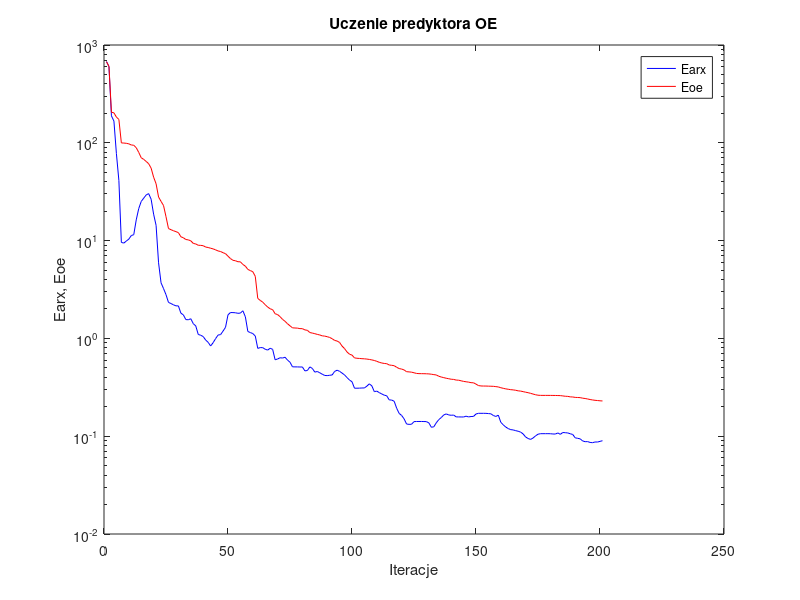
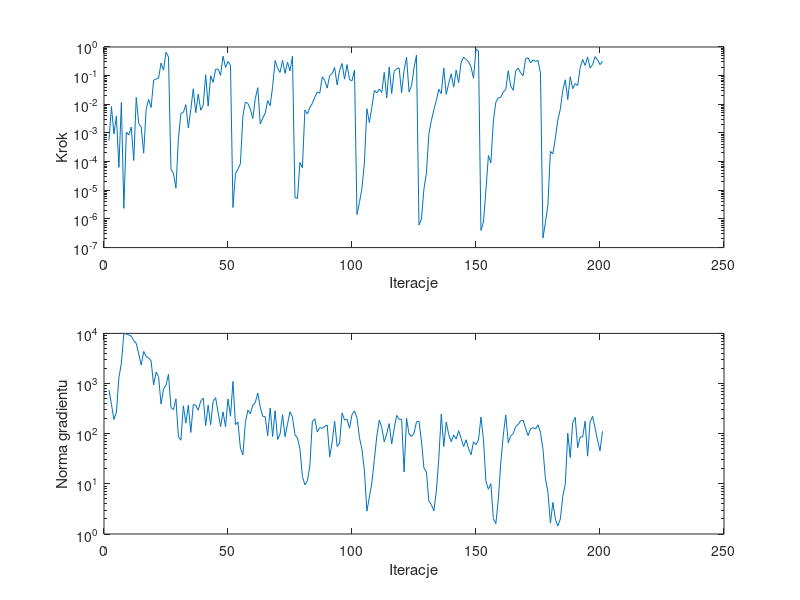

Write the MATLAB code that produced these figures, in order.
%uczenie predyktora oe
clear all;
n=0; farx(n+1)=6.781867e+002; foe(n+1)=6.754259e+002; wspucz(n+1)=0.000000e+000; ng(n+1)=0.000000e+000;
%odnowa zmiennej metryki
n=1; farx(n+1)=6.017715e+002; foe(n+1)=6.044201e+002; krok(n+1)=5.465324e-004; ng(n+1)=7.419947e+002;
n=2; farx(n+1)=1.885517e+002; foe(n+1)=2.052691e+002; krok(n+1)=8.324349e-003; ng(n+1)=3.855694e+002;
n=3; farx(n+1)=1.667176e+002; foe(n+1)=2.026150e+002; krok(n+1)=9.152390e-004; ng(n+1)=1.914965e+002;
n=4; farx(n+1)=7.756121e+001; foe(n+1)=1.831471e+002; krok(n+1)=3.965212e-003; ng(n+1)=2.685958e+002;
n=5; farx(n+1)=4.108307e+001; foe(n+1)=1.733250e+002; krok(n+1)=6.293327e-005; ng(n+1)=1.302258e+003;
n=6; farx(n+1)=9.579618e+000; foe(n+1)=9.975490e+001; krok(n+1)=1.154146e-002; ng(n+1)=2.549229e+003;
n=7; farx(n+1)=9.431721e+000; foe(n+1)=9.941686e+001; krok(n+1)=2.349982e-006; ng(n+1)=9.856219e+003;
n=8; farx(n+1)=9.897086e+000; foe(n+1)=9.881535e+001; krok(n+1)=1.059163e-003; ng(n+1)=9.790029e+003;
n=9; farx(n+1)=1.035103e+001; foe(n+1)=9.761504e+001; krok(n+1)=8.566255e-004; ng(n+1)=9.254272e+003;
n=10; farx(n+1)=1.125995e+001; foe(n+1)=9.503432e+001; krok(n+1)=1.597633e-003; ng(n+1)=8.814530e+003;
n=11; farx(n+1)=1.150575e+001; foe(n+1)=9.438061e+001; krok(n+1)=1.093892e-004; ng(n+1)=7.171151e+003;
n=12; farx(n+1)=1.629909e+001; foe(n+1)=8.904837e+001; krok(n+1)=1.740861e-002; ng(n+1)=6.331879e+003;
n=13; farx(n+1)=2.123637e+001; foe(n+1)=7.985235e+001; krok(n+1)=2.104259e-003; ng(n+1)=3.866798e+003;
n=14; farx(n+1)=2.512380e+001; foe(n+1)=7.039143e+001; krok(n+1)=1.606327e-003; ng(n+1)=2.336459e+003;
n=15; farx(n+1)=2.714255e+001; foe(n+1)=6.768940e+001; krok(n+1)=1.976315e-004; ng(n+1)=4.371344e+003;
n=16; farx(n+1)=2.926710e+001; foe(n+1)=6.450874e+001; krok(n+1)=6.757425e-003; ng(n+1)=3.461288e+003;
n=17; farx(n+1)=3.023741e+001; foe(n+1)=6.112521e+001; krok(n+1)=1.486332e-002; ng(n+1)=3.217476e+003;
n=18; farx(n+1)=2.650744e+001; foe(n+1)=5.508755e+001; krok(n+1)=7.712744e-003; ng(n+1)=2.813551e+003;
n=19; farx(n+1)=1.865360e+001; foe(n+1)=4.455251e+001; krok(n+1)=6.939329e-002; ng(n+1)=9.353494e+002;
n=20; farx(n+1)=1.432274e+001; foe(n+1)=3.811739e+001; krok(n+1)=7.596282e-002; ng(n+1)=1.684378e+003;
n=21; farx(n+1)=5.930231e+000; foe(n+1)=2.790643e+001; krok(n+1)=8.172294e-002; ng(n+1)=1.371614e+003;
n=22; farx(n+1)=3.702085e+000; foe(n+1)=2.517618e+001; krok(n+1)=2.745822e-001; ng(n+1)=3.889324e+002;
n=23; farx(n+1)=3.233563e+000; foe(n+1)=2.285311e+001; krok(n+1)=1.548452e-001; ng(n+1)=7.771906e+002;
n=24; farx(n+1)=2.799834e+000; foe(n+1)=1.756171e+001; krok(n+1)=6.614848e-001; ng(n+1)=9.304559e+002;
n=25; farx(n+1)=2.333414e+000; foe(n+1)=1.328685e+001; krok(n+1)=4.500546e-001; ng(n+1)=1.528302e+003;
%odnowa zmiennej metryki
n=26; farx(n+1)=2.272804e+000; foe(n+1)=1.292788e+001; krok(n+1)=5.394830e-005; ng(n+1)=3.341572e+002;
n=27; farx(n+1)=2.205809e+000; foe(n+1)=1.261580e+001; krok(n+1)=3.923493e-005; ng(n+1)=2.997757e+002;
n=28; farx(n+1)=2.152392e+000; foe(n+1)=1.235018e+001; krok(n+1)=1.178746e-005; ng(n+1)=4.960654e+002;
n=29; farx(n+1)=2.149101e+000; foe(n+1)=1.206612e+001; krok(n+1)=6.250570e-004; ng(n+1)=8.678254e+001;
n=30; farx(n+1)=1.811681e+000; foe(n+1)=1.094004e+001; krok(n+1)=4.777659e-003; ng(n+1)=7.426965e+001;
n=31; farx(n+1)=1.739901e+000; foe(n+1)=1.069459e+001; krok(n+1)=5.241643e-003; ng(n+1)=3.596690e+002;
n=32; farx(n+1)=1.556862e+000; foe(n+1)=1.026016e+001; krok(n+1)=9.739153e-003; ng(n+1)=1.625256e+002;
n=33; farx(n+1)=1.551604e+000; foe(n+1)=1.017128e+001; krok(n+1)=1.486486e-003; ng(n+1)=3.705384e+002;
n=34; farx(n+1)=1.588568e+000; foe(n+1)=9.947366e+000; krok(n+1)=6.606617e-003; ng(n+1)=1.056977e+002;
n=35; farx(n+1)=1.415079e+000; foe(n+1)=9.361095e+000; krok(n+1)=3.481722e-002; ng(n+1)=3.802284e+002;
n=36; farx(n+1)=1.340769e+000; foe(n+1)=9.240049e+000; krok(n+1)=5.097234e-003; ng(n+1)=3.717155e+002;
n=37; farx(n+1)=1.097628e+000; foe(n+1)=8.962083e+000; krok(n+1)=2.272818e-002; ng(n+1)=2.935302e+002;
n=38; farx(n+1)=1.076892e+000; foe(n+1)=8.937804e+000; krok(n+1)=6.227174e-003; ng(n+1)=4.476755e+002;
n=39; farx(n+1)=1.044574e+000; foe(n+1)=8.867848e+000; krok(n+1)=9.201482e-003; ng(n+1)=5.130498e+002;
n=40; farx(n+1)=9.618165e-001; foe(n+1)=8.589791e+000; krok(n+1)=1.071906e-001; ng(n+1)=1.439656e+002;
n=41; farx(n+1)=9.115435e-001; foe(n+1)=8.502214e+000; krok(n+1)=8.625805e-003; ng(n+1)=3.714796e+002;
n=42; farx(n+1)=8.361686e-001; foe(n+1)=8.353591e+000; krok(n+1)=9.907791e-002; ng(n+1)=1.509786e+002;
n=43; farx(n+1)=9.044546e-001; foe(n+1)=8.230415e+000; krok(n+1)=5.801457e-002; ng(n+1)=4.399063e+002;
n=44; farx(n+1)=9.954608e-001; foe(n+1)=8.039857e+000; krok(n+1)=1.674643e-001; ng(n+1)=5.229076e+002;
n=45; farx(n+1)=1.082594e+000; foe(n+1)=7.840385e+000; krok(n+1)=1.686145e-001; ng(n+1)=2.674249e+002;
n=46; farx(n+1)=1.092842e+000; foe(n+1)=7.733413e+000; krok(n+1)=1.024472e-001; ng(n+1)=1.378227e+002;
n=47; farx(n+1)=1.187701e+000; foe(n+1)=7.523082e+000; krok(n+1)=4.787134e-001; ng(n+1)=2.719530e+002;
n=48; farx(n+1)=1.298825e+000; foe(n+1)=7.352747e+000; krok(n+1)=1.934788e-001; ng(n+1)=1.374093e+002;
n=49; farx(n+1)=1.743418e+000; foe(n+1)=6.923270e+000; krok(n+1)=3.123324e-001; ng(n+1)=4.923509e+002;
n=50; farx(n+1)=1.838690e+000; foe(n+1)=6.547739e+000; krok(n+1)=2.278082e-001; ng(n+1)=2.230643e+002;
%odnowa zmiennej metryki
n=51; farx(n+1)=1.836117e+000; foe(n+1)=6.289041e+000; krok(n+1)=2.499886e-006; ng(n+1)=1.104137e+003;
n=52; farx(n+1)=1.828742e+000; foe(n+1)=6.225408e+000; krok(n+1)=3.801771e-005; ng(n+1)=1.513256e+002;
n=53; farx(n+1)=1.805795e+000; foe(n+1)=6.080716e+000; krok(n+1)=5.446254e-005; ng(n+1)=1.708210e+002;
n=54; farx(n+1)=1.814862e+000; foe(n+1)=6.067703e+000; krok(n+1)=8.414879e-005; ng(n+1)=5.194653e+001;
n=55; farx(n+1)=1.916119e+000; foe(n+1)=5.701238e+000; krok(n+1)=3.870712e-003; ng(n+1)=3.766950e+001;
n=56; farx(n+1)=1.663497e+000; foe(n+1)=5.480858e+000; krok(n+1)=1.193441e-002; ng(n+1)=1.669002e+002;
n=57; farx(n+1)=1.176908e+000; foe(n+1)=5.076417e+000; krok(n+1)=1.071180e-002; ng(n+1)=2.949917e+002;
n=58; farx(n+1)=1.147557e+000; foe(n+1)=4.936667e+000; krok(n+1)=6.764823e-003; ng(n+1)=2.503273e+002;
n=59; farx(n+1)=1.120852e+000; foe(n+1)=4.810470e+000; krok(n+1)=3.176507e-003; ng(n+1)=3.703299e+002;
n=60; farx(n+1)=1.057723e+000; foe(n+1)=4.309575e+000; krok(n+1)=1.586747e-002; ng(n+1)=4.188591e+002;
n=61; farx(n+1)=7.908142e-001; foe(n+1)=2.563851e+000; krok(n+1)=3.798141e-002; ng(n+1)=6.492893e+002;
n=62; farx(n+1)=8.053575e-001; foe(n+1)=2.446373e+000; krok(n+1)=2.045232e-003; ng(n+1)=3.407533e+002;
n=63; farx(n+1)=8.044508e-001; foe(n+1)=2.346660e+000; krok(n+1)=3.303815e-003; ng(n+1)=2.224166e+002;
n=64; farx(n+1)=7.746038e-001; foe(n+1)=2.211874e+000; krok(n+1)=4.884963e-003; ng(n+1)=2.183580e+002;
n=65; farx(n+1)=7.595664e-001; foe(n+1)=2.091472e+000; krok(n+1)=1.350758e-002; ng(n+1)=9.100941e+001;
n=66; farx(n+1)=7.933845e-001; foe(n+1)=2.009043e+000; krok(n+1)=8.988693e-003; ng(n+1)=3.252714e+002;
n=67; farx(n+1)=7.728379e-001; foe(n+1)=1.966484e+000; krok(n+1)=4.166678e-002; ng(n+1)=8.755063e+001;
n=68; farx(n+1)=6.045655e-001; foe(n+1)=1.787290e+000; krok(n+1)=3.372291e-001; ng(n+1)=2.888794e+002;
n=69; farx(n+1)=6.159473e-001; foe(n+1)=1.752271e+000; krok(n+1)=1.778431e-001; ng(n+1)=7.650781e+001;
n=70; farx(n+1)=6.341935e-001; foe(n+1)=1.667747e+000; krok(n+1)=1.294730e-001; ng(n+1)=9.830339e+001;
n=71; farx(n+1)=6.298080e-001; foe(n+1)=1.565000e+000; krok(n+1)=3.404866e-001; ng(n+1)=2.400192e+002;
n=72; farx(n+1)=6.417542e-001; foe(n+1)=1.495129e+000; krok(n+1)=1.202721e-001; ng(n+1)=8.722396e+001;
n=73; farx(n+1)=6.003564e-001; foe(n+1)=1.411339e+000; krok(n+1)=2.935451e-001; ng(n+1)=1.552197e+002;
n=74; farx(n+1)=5.705787e-001; foe(n+1)=1.345172e+000; krok(n+1)=1.467726e-001; ng(n+1)=2.742045e+002;
n=75; farx(n+1)=5.122114e-001; foe(n+1)=1.282542e+000; krok(n+1)=4.819709e-001; ng(n+1)=2.123816e+002;
%odnowa zmiennej metryki
n=76; farx(n+1)=5.114065e-001; foe(n+1)=1.277560e+000; krok(n+1)=5.607521e-006; ng(n+1)=9.557696e+001;
n=77; farx(n+1)=5.112430e-001; foe(n+1)=1.273952e+000; krok(n+1)=5.190665e-006; ng(n+1)=8.246024e+001;
n=78; farx(n+1)=5.099657e-001; foe(n+1)=1.258969e+000; krok(n+1)=9.345155e-005; ng(n+1)=5.041666e+001;
n=79; farx(n+1)=5.102818e-001; foe(n+1)=1.258106e+000; krok(n+1)=6.106065e-005; ng(n+1)=1.401521e+001;
n=80; farx(n+1)=4.658299e-001; foe(n+1)=1.221519e+000; krok(n+1)=6.353015e-003; ng(n+1)=9.604526e+000;
n=81; farx(n+1)=4.694203e-001; foe(n+1)=1.210297e+000; krok(n+1)=4.563662e-003; ng(n+1)=1.151856e+001;
n=82; farx(n+1)=5.112576e-001; foe(n+1)=1.147785e+000; krok(n+1)=7.671715e-003; ng(n+1)=2.255407e+001;
n=83; farx(n+1)=4.932750e-001; foe(n+1)=1.133664e+000; krok(n+1)=1.076348e-002; ng(n+1)=1.735054e+002;
n=84; farx(n+1)=4.523023e-001; foe(n+1)=1.117725e+000; krok(n+1)=1.779884e-002; ng(n+1)=1.983909e+002;
n=85; farx(n+1)=4.588632e-001; foe(n+1)=1.099077e+000; krok(n+1)=2.702970e-002; ng(n+1)=1.081827e+002;
n=86; farx(n+1)=4.452743e-001; foe(n+1)=1.084547e+000; krok(n+1)=2.429096e-002; ng(n+1)=1.316112e+002;
n=87; farx(n+1)=4.304774e-001; foe(n+1)=1.062115e+000; krok(n+1)=9.111837e-002; ng(n+1)=1.278743e+002;
n=88; farx(n+1)=4.178211e-001; foe(n+1)=1.055338e+000; krok(n+1)=6.778645e-002; ng(n+1)=1.394366e+002;
n=89; farx(n+1)=4.165549e-001; foe(n+1)=1.041411e+000; krok(n+1)=3.670029e-002; ng(n+1)=1.488778e+002;
n=90; farx(n+1)=4.196572e-001; foe(n+1)=1.022569e+000; krok(n+1)=1.006999e-001; ng(n+1)=3.465300e+001;
n=91; farx(n+1)=4.229675e-001; foe(n+1)=9.925653e-001; krok(n+1)=1.171506e-001; ng(n+1)=6.819157e+001;
n=92; farx(n+1)=4.598743e-001; foe(n+1)=9.534343e-001; krok(n+1)=1.919189e-001; ng(n+1)=1.787563e+002;
n=93; farx(n+1)=4.729312e-001; foe(n+1)=9.402874e-001; krok(n+1)=4.757597e-002; ng(n+1)=5.550982e+001;
n=94; farx(n+1)=4.606225e-001; foe(n+1)=9.084160e-001; krok(n+1)=1.517792e-001; ng(n+1)=6.504937e+001;
n=95; farx(n+1)=4.417455e-001; foe(n+1)=8.342389e-001; krok(n+1)=2.658374e-001; ng(n+1)=2.583071e+002;
n=96; farx(n+1)=4.232915e-001; foe(n+1)=7.863574e-001; krok(n+1)=7.542765e-002; ng(n+1)=1.862992e+002;
n=97; farx(n+1)=3.974142e-001; foe(n+1)=7.264720e-001; krok(n+1)=2.427388e-001; ng(n+1)=1.956203e+002;
n=98; farx(n+1)=3.747972e-001; foe(n+1)=6.891262e-001; krok(n+1)=7.233428e-002; ng(n+1)=1.281756e+002;
n=99; farx(n+1)=3.606603e-001; foe(n+1)=6.749235e-001; krok(n+1)=6.601690e-002; ng(n+1)=2.402811e+002;
n=100; farx(n+1)=3.095996e-001; foe(n+1)=6.321056e-001; krok(n+1)=1.566030e-001; ng(n+1)=2.843907e+002;
%odnowa zmiennej metryki
n=101; farx(n+1)=3.095462e-001; foe(n+1)=6.263914e-001; krok(n+1)=1.430267e-006; ng(n+1)=2.090297e+002;
n=102; farx(n+1)=3.100468e-001; foe(n+1)=6.238626e-001; krok(n+1)=3.744041e-006; ng(n+1)=8.377233e+001;
n=103; farx(n+1)=3.112642e-001; foe(n+1)=6.202907e-001; krok(n+1)=1.143043e-005; ng(n+1)=4.875858e+001;
n=104; farx(n+1)=3.113679e-001; foe(n+1)=6.184504e-001; krok(n+1)=9.108681e-005; ng(n+1)=1.849421e+001;
n=105; farx(n+1)=3.251113e-001; foe(n+1)=6.146054e-001; krok(n+1)=7.032104e-003; ng(n+1)=2.857086e+000;
n=106; farx(n+1)=3.430933e-001; foe(n+1)=6.094716e-001; krok(n+1)=2.307756e-003; ng(n+1)=5.443265e+000;
n=107; farx(n+1)=3.269187e-001; foe(n+1)=6.026189e-001; krok(n+1)=7.697697e-003; ng(n+1)=1.042313e+001;
n=108; farx(n+1)=2.854957e-001; foe(n+1)=5.947299e-001; krok(n+1)=3.039298e-002; ng(n+1)=3.027505e+001;
n=109; farx(n+1)=2.890924e-001; foe(n+1)=5.829662e-001; krok(n+1)=2.502768e-002; ng(n+1)=8.987474e+001;
n=110; farx(n+1)=2.789628e-001; foe(n+1)=5.696034e-001; krok(n+1)=3.377159e-002; ng(n+1)=1.874044e+002;
n=111; farx(n+1)=2.703697e-001; foe(n+1)=5.604740e-001; krok(n+1)=2.580064e-002; ng(n+1)=1.332333e+002;
n=112; farx(n+1)=2.628048e-001; foe(n+1)=5.545292e-001; krok(n+1)=1.288588e-001; ng(n+1)=6.867051e+001;
n=113; farx(n+1)=2.590463e-001; foe(n+1)=5.514829e-001; krok(n+1)=1.688698e-002; ng(n+1)=1.001117e+002;
n=114; farx(n+1)=2.352476e-001; foe(n+1)=5.348133e-001; krok(n+1)=2.010759e-001; ng(n+1)=1.590806e+002;
n=115; farx(n+1)=2.340942e-001; foe(n+1)=5.306926e-001; krok(n+1)=2.355148e-002; ng(n+1)=6.221067e+001;
n=116; farx(n+1)=2.278114e-001; foe(n+1)=5.259003e-001; krok(n+1)=1.428686e-001; ng(n+1)=1.247646e+002;
n=117; farx(n+1)=1.934121e-001; foe(n+1)=5.069622e-001; krok(n+1)=1.714306e-001; ng(n+1)=2.314266e+002;
n=118; farx(n+1)=1.711076e-001; foe(n+1)=4.917388e-001; krok(n+1)=1.872762e-001; ng(n+1)=1.932214e+002;
n=119; farx(n+1)=1.630322e-001; foe(n+1)=4.858707e-001; krok(n+1)=2.521242e-002; ng(n+1)=1.945790e+002;
n=120; farx(n+1)=1.505763e-001; foe(n+1)=4.760490e-001; krok(n+1)=1.525346e-001; ng(n+1)=1.721758e+001;
n=121; farx(n+1)=1.332822e-001; foe(n+1)=4.566454e-001; krok(n+1)=4.372988e-001; ng(n+1)=2.013359e+002;
n=122; farx(n+1)=1.321408e-001; foe(n+1)=4.546235e-001; krok(n+1)=2.710756e-002; ng(n+1)=9.832497e+001;
n=123; farx(n+1)=1.324994e-001; foe(n+1)=4.516395e-001; krok(n+1)=4.446078e-002; ng(n+1)=8.820016e+001;
n=124; farx(n+1)=1.408861e-001; foe(n+1)=4.452623e-001; krok(n+1)=1.827549e-001; ng(n+1)=1.019676e+002;
n=125; farx(n+1)=1.413948e-001; foe(n+1)=4.384710e-001; krok(n+1)=5.250759e-001; ng(n+1)=1.719544e+002;
%odnowa zmiennej metryki
n=126; farx(n+1)=1.414515e-001; foe(n+1)=4.363908e-001; krok(n+1)=6.137623e-007; ng(n+1)=1.769097e+002;
n=127; farx(n+1)=1.414474e-001; foe(n+1)=4.359835e-001; krok(n+1)=9.769765e-007; ng(n+1)=7.149788e+001;
n=128; farx(n+1)=1.412243e-001; foe(n+1)=4.355853e-001; krok(n+1)=1.115447e-005; ng(n+1)=2.078075e+001;
n=129; farx(n+1)=1.410098e-001; foe(n+1)=4.348401e-001; krok(n+1)=3.953838e-005; ng(n+1)=1.716795e+001;
n=130; farx(n+1)=1.366990e-001; foe(n+1)=4.334743e-001; krok(n+1)=9.413494e-004; ng(n+1)=4.517138e+000;
n=131; farx(n+1)=1.233681e-001; foe(n+1)=4.303411e-001; krok(n+1)=2.690870e-003; ng(n+1)=3.839049e+000;
n=132; farx(n+1)=1.249200e-001; foe(n+1)=4.262431e-001; krok(n+1)=6.400909e-003; ng(n+1)=2.883556e+000;
n=133; farx(n+1)=1.373051e-001; foe(n+1)=4.226666e-001; krok(n+1)=1.363820e-002; ng(n+1)=7.128410e+000;
n=134; farx(n+1)=1.477831e-001; foe(n+1)=4.101840e-001; krok(n+1)=3.320390e-002; ng(n+1)=3.263017e+001;
n=135; farx(n+1)=1.551847e-001; foe(n+1)=4.028684e-001; krok(n+1)=2.366103e-002; ng(n+1)=2.461540e+002;
n=136; farx(n+1)=1.650540e-001; foe(n+1)=3.970012e-001; krok(n+1)=1.865458e-001; ng(n+1)=5.538899e+001;
n=137; farx(n+1)=1.689554e-001; foe(n+1)=3.913177e-001; krok(n+1)=2.219272e-002; ng(n+1)=1.716602e+002;
n=138; farx(n+1)=1.649789e-001; foe(n+1)=3.870071e-001; krok(n+1)=5.421512e-002; ng(n+1)=9.625818e+001;
n=139; farx(n+1)=1.637117e-001; foe(n+1)=3.823141e-001; krok(n+1)=1.158784e-001; ng(n+1)=6.901816e+001;
n=140; farx(n+1)=1.645048e-001; foe(n+1)=3.808620e-001; krok(n+1)=3.962827e-002; ng(n+1)=9.467915e+001;
n=141; farx(n+1)=1.575893e-001; foe(n+1)=3.749437e-001; krok(n+1)=1.557206e-001; ng(n+1)=7.808658e+001;
n=142; farx(n+1)=1.574604e-001; foe(n+1)=3.737369e-001; krok(n+1)=5.695205e-002; ng(n+1)=1.145148e+002;
n=143; farx(n+1)=1.573376e-001; foe(n+1)=3.685787e-001; krok(n+1)=2.906512e-001; ng(n+1)=8.089622e+001;
n=144; farx(n+1)=1.572385e-001; foe(n+1)=3.633963e-001; krok(n+1)=4.461084e-001; ng(n+1)=5.538617e+001;
n=145; farx(n+1)=1.602631e-001; foe(n+1)=3.602558e-001; krok(n+1)=3.655097e-001; ng(n+1)=7.580808e+001;
n=146; farx(n+1)=1.575135e-001; foe(n+1)=3.571992e-001; krok(n+1)=3.056660e-001; ng(n+1)=5.017034e+001;
n=147; farx(n+1)=1.589615e-001; foe(n+1)=3.526543e-001; krok(n+1)=2.002215e-001; ng(n+1)=3.817001e+001;
n=148; farx(n+1)=1.593570e-001; foe(n+1)=3.516312e-001; krok(n+1)=8.100548e-002; ng(n+1)=6.904766e+001;
n=149; farx(n+1)=1.687321e-001; foe(n+1)=3.408000e-001; krok(n+1)=8.536620e-001; ng(n+1)=6.038857e+001;
n=150; farx(n+1)=1.714321e-001; foe(n+1)=3.293469e-001; krok(n+1)=7.178655e-001; ng(n+1)=7.484987e+001;
%odnowa zmiennej metryki
n=151; farx(n+1)=1.713718e-001; foe(n+1)=3.263889e-001; krok(n+1)=3.971249e-007; ng(n+1)=2.141708e+002;
n=152; farx(n+1)=1.714056e-001; foe(n+1)=3.257856e-001; krok(n+1)=7.800850e-007; ng(n+1)=7.729762e+001;
n=153; farx(n+1)=1.712692e-001; foe(n+1)=3.257067e-001; krok(n+1)=1.017255e-005; ng(n+1)=1.108295e+001;
n=154; farx(n+1)=1.703952e-001; foe(n+1)=3.249378e-001; krok(n+1)=1.631084e-004; ng(n+1)=7.827569e+000;
n=155; farx(n+1)=1.694444e-001; foe(n+1)=3.243228e-001; krok(n+1)=9.108681e-005; ng(n+1)=1.004377e+001;
n=156; farx(n+1)=1.627684e-001; foe(n+1)=3.236155e-001; krok(n+1)=2.634602e-003; ng(n+1)=2.017573e+000;
n=157; farx(n+1)=1.592141e-001; foe(n+1)=3.213555e-001; krok(n+1)=1.189189e-002; ng(n+1)=1.601227e+000;
n=158; farx(n+1)=1.642267e-001; foe(n+1)=3.188581e-001; krok(n+1)=1.675011e-002; ng(n+1)=4.950074e+000;
n=159; farx(n+1)=1.387526e-001; foe(n+1)=3.131264e-001; krok(n+1)=1.776017e-002; ng(n+1)=2.653278e+001;
n=160; farx(n+1)=1.306216e-001; foe(n+1)=3.087420e-001; krok(n+1)=2.733118e-002; ng(n+1)=9.440014e+001;
n=161; farx(n+1)=1.240313e-001; foe(n+1)=3.047323e-001; krok(n+1)=3.280985e-002; ng(n+1)=2.364382e+002;
n=162; farx(n+1)=1.196720e-001; foe(n+1)=3.019456e-001; krok(n+1)=1.487649e-001; ng(n+1)=6.589726e+001;
n=163; farx(n+1)=1.167255e-001; foe(n+1)=2.990544e-001; krok(n+1)=4.331299e-002; ng(n+1)=9.130279e+001;
n=164; farx(n+1)=1.158919e-001; foe(n+1)=2.975901e-001; krok(n+1)=3.094863e-002; ng(n+1)=1.000708e+002;
n=165; farx(n+1)=1.139652e-001; foe(n+1)=2.948668e-001; krok(n+1)=1.460546e-001; ng(n+1)=1.390971e+002;
n=166; farx(n+1)=1.123576e-001; foe(n+1)=2.909647e-001; krok(n+1)=1.845727e-001; ng(n+1)=1.520922e+002;
n=167; farx(n+1)=1.101324e-001; foe(n+1)=2.892415e-001; krok(n+1)=1.254000e-001; ng(n+1)=1.810808e+002;
n=168; farx(n+1)=1.054887e-001; foe(n+1)=2.856254e-001; krok(n+1)=1.001107e-001; ng(n+1)=1.863238e+002;
n=169; farx(n+1)=9.816971e-002; foe(n+1)=2.818285e-001; krok(n+1)=3.874329e-001; ng(n+1)=1.280702e+002;
n=170; farx(n+1)=9.476584e-002; foe(n+1)=2.786491e-001; krok(n+1)=4.228884e-001; ng(n+1)=9.184384e+001;
n=171; farx(n+1)=9.272268e-002; foe(n+1)=2.743911e-001; krok(n+1)=2.767539e-001; ng(n+1)=1.246913e+002;
n=172; farx(n+1)=9.578366e-002; foe(n+1)=2.698086e-001; krok(n+1)=3.556863e-001; ng(n+1)=1.321915e+002;
n=173; farx(n+1)=1.007314e-001; foe(n+1)=2.654252e-001; krok(n+1)=3.125722e-001; ng(n+1)=1.242803e+002;
n=174; farx(n+1)=1.047787e-001; foe(n+1)=2.624531e-001; krok(n+1)=3.404866e-001; ng(n+1)=1.503667e+002;
n=175; farx(n+1)=1.061157e-001; foe(n+1)=2.615308e-001; krok(n+1)=1.209148e-001; ng(n+1)=1.056249e+002;
%odnowa zmiennej metryki
n=176; farx(n+1)=1.061125e-001; foe(n+1)=2.614253e-001; krok(n+1)=2.153624e-007; ng(n+1)=4.880688e+001;
n=177; farx(n+1)=1.061284e-001; foe(n+1)=2.613989e-001; krok(n+1)=7.608673e-007; ng(n+1)=1.263654e+001;
n=178; farx(n+1)=1.061610e-001; foe(n+1)=2.613721e-001; krok(n+1)=3.120340e-006; ng(n+1)=6.841412e+000;
n=179; farx(n+1)=1.060188e-001; foe(n+1)=2.613273e-001; krok(n+1)=2.263251e-004; ng(n+1)=1.649883e+000;
n=180; farx(n+1)=1.053671e-001; foe(n+1)=2.611238e-001; krok(n+1)=1.874208e-004; ng(n+1)=4.272679e+000;
n=181; farx(n+1)=1.052450e-001; foe(n+1)=2.609258e-001; krok(n+1)=6.586506e-004; ng(n+1)=1.977398e+000;
n=182; farx(n+1)=1.079971e-001; foe(n+1)=2.604852e-001; krok(n+1)=2.885366e-003; ng(n+1)=1.437243e+000;
n=183; farx(n+1)=1.044989e-001; foe(n+1)=2.600692e-001; krok(n+1)=6.800237e-003; ng(n+1)=1.992596e+000;
n=184; farx(n+1)=1.091115e-001; foe(n+1)=2.581779e-001; krok(n+1)=3.086502e-002; ng(n+1)=5.627841e+000;
n=185; farx(n+1)=1.085898e-001; foe(n+1)=2.561337e-001; krok(n+1)=7.197563e-002; ng(n+1)=9.881147e+000;
n=186; farx(n+1)=1.079704e-001; foe(n+1)=2.554915e-001; krok(n+1)=1.468412e-002; ng(n+1)=1.020596e+002;
n=187; farx(n+1)=1.059518e-001; foe(n+1)=2.524718e-001; krok(n+1)=9.137743e-002; ng(n+1)=3.337762e+001;
n=188; farx(n+1)=1.041490e-001; foe(n+1)=2.518098e-001; krok(n+1)=3.500452e-002; ng(n+1)=1.658757e+002;
n=189; farx(n+1)=9.628741e-002; foe(n+1)=2.493547e-001; krok(n+1)=5.286105e-002; ng(n+1)=2.125398e+002;
n=190; farx(n+1)=9.510770e-002; foe(n+1)=2.487692e-001; krok(n+1)=4.524124e-002; ng(n+1)=5.258025e+001;
n=191; farx(n+1)=9.397083e-002; foe(n+1)=2.480623e-001; krok(n+1)=1.890204e-001; ng(n+1)=8.599315e+001;
n=192; farx(n+1)=8.949338e-002; foe(n+1)=2.447713e-001; krok(n+1)=3.655097e-001; ng(n+1)=8.555208e+001;
n=193; farx(n+1)=8.787297e-002; foe(n+1)=2.429832e-001; krok(n+1)=2.268451e-001; ng(n+1)=1.777245e+002;
n=194; farx(n+1)=8.807696e-002; foe(n+1)=2.402400e-001; krok(n+1)=4.500546e-001; ng(n+1)=3.568011e+001;
n=195; farx(n+1)=8.636508e-002; foe(n+1)=2.371694e-001; krok(n+1)=1.865458e-001; ng(n+1)=1.710269e+002;
n=196; farx(n+1)=8.584012e-002; foe(n+1)=2.348049e-001; krok(n+1)=2.378132e-001; ng(n+1)=2.216681e+002;
n=197; farx(n+1)=8.728654e-002; foe(n+1)=2.328203e-001; krok(n+1)=4.602631e-001; ng(n+1)=1.306324e+002;
n=198; farx(n+1)=8.719176e-002; foe(n+1)=2.315690e-001; krok(n+1)=3.556863e-001; ng(n+1)=7.495953e+001;
n=199; farx(n+1)=8.853765e-002; foe(n+1)=2.301622e-001; krok(n+1)=2.427388e-001; ng(n+1)=4.551204e+001;
n=200; farx(n+1)=8.994260e-002; foe(n+1)=2.292819e-001; krok(n+1)=3.134036e-001; ng(n+1)=1.119200e+002;

figure; semilogy(farx,'b'); hold on; semilogy(foe,'r'); xlabel('Iteracje'); ylabel('Earx, Eoe'); legend('Earx','Eoe'); title('Uczenie predyktora OE');
figure; subplot(2,1,1); semilogy(krok); xlabel('Iteracje'); ylabel('Krok');
subplot(2,1,2); semilogy(ng); xlabel('Iteracje'); ylabel('Norma gradientu');
Earx=farx(n+1)
Eoe=foe(n+1)
